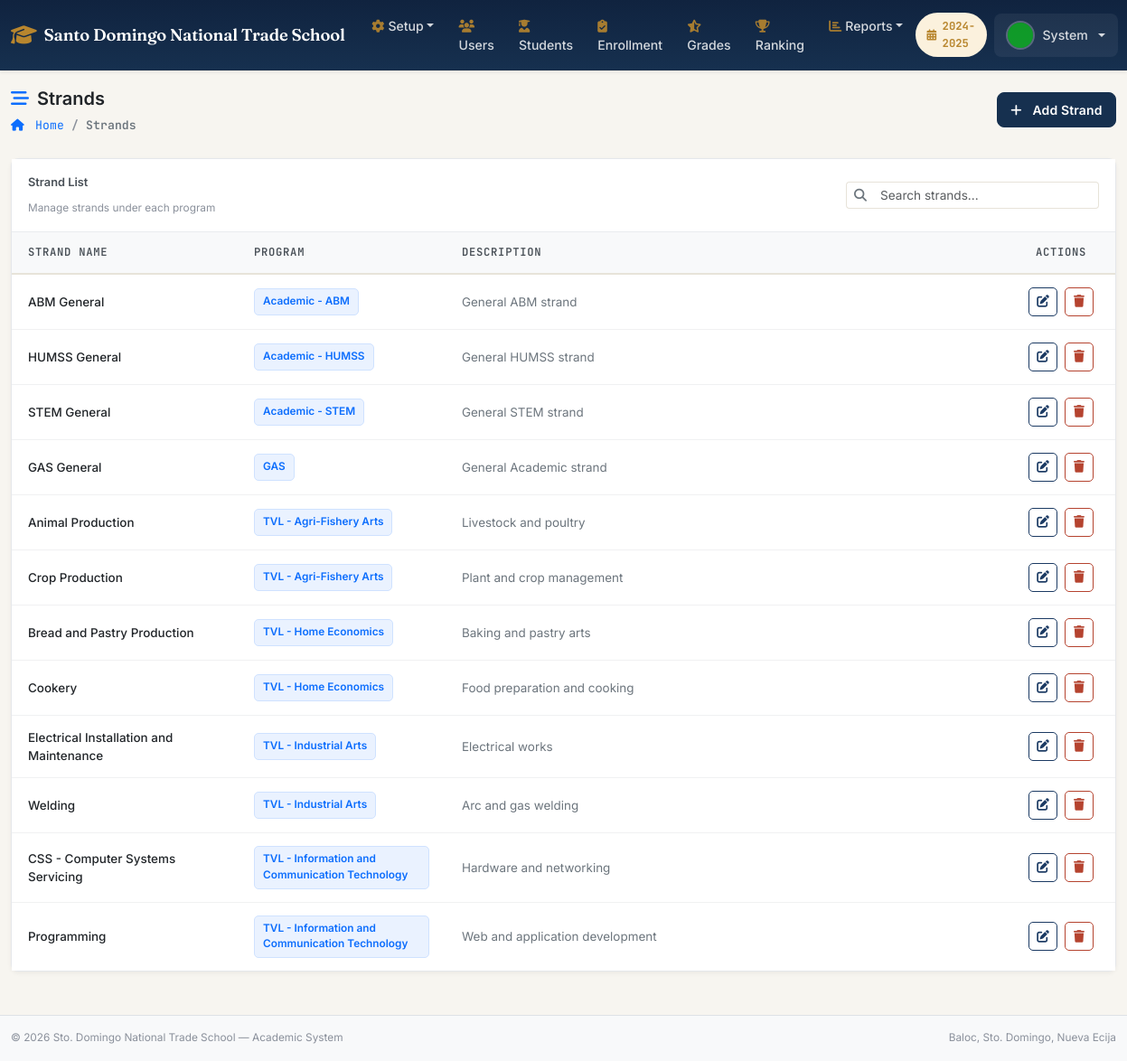
Page /sdnts/admin/strands.php (signed in) on the committed database.
### tables this page shows
CREATE TABLE `system_settings` (
  `settingID` INT AUTO_INCREMENT PRIMARY KEY,
  `settingKey` VARCHAR(100) UNIQUE NOT NULL,
  `settingValue` TEXT,
  `dateUpdated` DATETIME DEFAULT CURRENT_TIMESTAMP ON UPDATE CURRENT_TIMESTAMP
);

CREATE TABLE `academicYear` (
  `ayID` INT AUTO_INCREMENT PRIMARY KEY,
  `academicYear` VARCHAR(20) NOT NULL,
  `academicDesc` TEXT,
  `status` ENUM('active','inactive') DEFAULT 'inactive',
  `dateCreated` DATETIME DEFAULT CURRENT_TIMESTAMP,
  `dateDeleted` DATETIME DEFAULT NULL
);

CREATE TABLE `users` (
  `userID` INT AUTO_INCREMENT PRIMARY KEY,
  `employeeNo` VARCHAR(20) UNIQUE DEFAULT NULL,
  `firstName` VARCHAR(100) NOT NULL,
  `middleName` VARCHAR(100) DEFAULT NULL,
  `lastName` VARCHAR(100) NOT NULL,
  `extName` VARCHAR(10) DEFAULT NULL,
  `pic` VARCHAR(255) DEFAULT 'default.png',
  `roleID` INT NOT NULL,
  `email` VARCHAR(150) NOT NULL UNIQUE,
  `password` VARCHAR(255) NOT NULL,
  `programID` INT DEFAULT NULL,
  `isActive` TINYINT(1) DEFAULT 1,
  `dateCreated` DATETIME DEFAULT CURRENT_TIMESTAMP,
  `dateDeleted` DATETIME DEFAULT NULL,
  `deletedBy` INT DEFAULT NULL COMMENT 'Archive audit trail: userID who archived this record',
  FOREIGN KEY (`roleID`) REFERENCES `roles`(`roleID`)
);

CREATE TABLE `strands` (
  `strandID` INT AUTO_INCREMENT PRIMARY KEY,
  `strandName` VARCHAR(150) NOT NULL,
  `strandDesc` TEXT,
  `progID` INT NOT NULL,
  `dateCreated` DATETIME DEFAULT CURRENT_TIMESTAMP,
  `dateDeleted` DATETIME DEFAULT NULL,
  FOREIGN KEY (`progID`) REFERENCES `programs`(`progID`)
);

CREATE TABLE `programs` (
  `progID` INT AUTO_INCREMENT PRIMARY KEY,
  `progName` VARCHAR(150) NOT NULL,
  `progDesc` TEXT,
  `progCode` VARCHAR(20) NOT NULL,
  `dateCreated` DATETIME DEFAULT CURRENT_TIMESTAMP,
  `dateDeleted` DATETIME DEFAULT NULL
);

### sdnts/includes/config.php (called while the page is built, shortened)
<?php
function getDB(): PDO {
    static $pdo = null;
    if ($pdo === null) {
        try {
            $dsn = "mysql:host=" . DB_HOST . ";dbname=" . DB_NAME . ";charset=" . DB_CHARSET;
            $options = [
                PDO::ATTR_ERRMODE            => PDO::ERRMODE_EXCEPTION,
                PDO::ATTR_DEFAULT_FETCH_MODE => PDO::FETCH_ASSOC,
                PDO::ATTR_EMULATE_PREPARES   => false,
            ];
            $pdo = new PDO($dsn, DB_USER, DB_PASS, $options);
        } catch (PDOException $e) {
            die('<div style="background:#fee;padding:20px;font-family:monospace;">
                <strong>Database Connection Error</strong><br>
                Please ensure XAMPP MySQL is running and database <strong>sdnts_db</strong> exists.<br>
                Run <code>database.sql</code> first.<br>
                Error: ' . htmlspecialchars($e->getMessage()) . '
            </div>');
        }
    }
    return $pdo;
}
function getActiveAY(): array {
    $db = getDB();
    $stmt = $db->prepare("SELECT * FROM academicYear WHERE status='active' LIMIT 1");
    $stmt->execute();
    return $stmt->fetch() ?: ['ayID' => 1, 'academicYear' => '2024-2025'];
}
function getSetting(string $key): string {
    $db = getDB();
    $stmt = $db->prepare("SELECT settingValue FROM system_settings WHERE settingKey=?");
    $stmt->execute([$key]);
    $row = $stmt->fetch();
    return $row ? $row['settingValue'] : '';
}
function clean(string $str): string {
    return htmlspecialchars(trim($str), ENT_QUOTES, 'UTF-8');
}

### sdnts/admin/strands.php (the view, shortened to what this page needs)
<?php
require_once '../includes/config.php';
$db = getDB();
$list = $db->query("
    SELECT
        s.*,
        p.progName
    FROM strands s
    JOIN programs p
        ON s.progID = p.progID
    WHERE s.dateDeleted IS NULL
    ORDER BY p.progName, s.strandName
")->fetchAll();
include '../includes/header.php';
?>
<div class="strand-page-header d-flex justify-content-between align-items-center">
    <div>
        <div class="strand-page-title">
            <i class="fas fa-stream"></i>
            <span>Strands</span>
        </div>
        <nav aria-label="breadcrumb">
            <ol class="breadcrumb strand-breadcrumb">
                <li class="breadcrumb-item">
                    <a href="<?= SITE_URL ?>/dashboard.php">
                        <i class="fas fa-home me-1"></i>
                        Home
                    </a>
                </li>
                <li
                    class="breadcrumb-item active"
                    aria-current="page"
                >
                    Strands
                </li>
            </ol>
        </nav>
    </div>
    <button
        type="button"
        class="btn btn-primary strand-add-btn"
        data-bs-toggle="modal"
        data-bs-target="#modalStrand"
        onclick="resetStrandForm()"
    >
        <i class="fas fa-plus me-2"></i>
        Add Strand
    </button>
</div>
<div class="strand-card">
    <div class="strand-toolbar">
        <div class="d-flex justify-content-between align-items-center">
            <div>
                <div class="strand-toolbar-label">
                    Strand List
                </div>
                <small class="text-muted">
                    Manage strands under each program
                </small>
            </div>
            <div class="strand-search">
                <div class="input-group input-group-sm">
                    <span class="input-group-text">
                        <i class="fas fa-search"></i>
                    </span>
                    <input
                        type="text"
                        id="strandSearch"
                        class="form-control"
                        placeholder="Search strands..."
                        autocomplete="off"
                    >
                </div>
            </div>
        </div>
    </div>
    <?php if (!empty($list)): ?>
        <div class="table-responsive">
            <table
                class="table strand-table table-hover"
                id="strandTable"
            >
                <thead>
                    <tr>
                        <th style="width: 250px;">
                            Strand Name
                        </th>
                        <th style="width: 230px;">
                            Program
                        </th>
                        <th>
                            Description
                        </th>
                        <th
                            style="width: 120px;"
                            class="text-center"
                        >
                            Actions
                        </th>
                    </tr>
                </thead>
                <tbody>
                <?php foreach ($list as $s): ?>
                    <tr>
                        <td>
                            <span class="strand-name">
                                <?= clean($s['strandName']) ?>
                            </span>
                        </td>
                        <td>
                            <span class="strand-program">
                                <?= clean($s['progName']) ?>
                            </span>
                        </td>
                        <td>
                            <?php if (!empty($s['strandDesc'])): ?>
                                <span class="strand-description">
                                    <?= clean($s['strandDesc']) ?>
                                </span>
                            <?php else: ?>
                                <span class="text-muted">
                                    No description provided
                                </span>
                            <?php endif; ?>
                        </td>
                        <td class="text-center">
                            <div class="strand-actions">
                                <button
                                    type="button"
                                    class="btn btn-outline-primary btn-edit-strand"
                                    title="Edit Strand"
                                    data-s="<?= htmlspecialchars(
                                        json_encode($s),
                                        ENT_QUOTES
                                    ) ?>"
                                    data-bs-toggle="modal"
                                    data-bs-target="#modalStrand"
                                >
                                    <i class="fas fa-edit"></i>
                                </button>
                                <form
                                    method="POST"
                                    class="d-inline"
                                >
                                    <button
                                        type="submit"
                                        class="btn btn-outline-danger btn-delete"
                                        title="Delete Strand"
                                    >
                                        <i class="fas fa-trash"></i>
                                    </button>
                                </form>
                            </div>
                        </td>
                    </tr>
                <?php endforeach; ?>
                </tbody>
            </table>
        </div>
    <?php endif; ?>
</div>
<?php include '../includes/footer.php'; ?>

### sdnts/includes/header.php (shortened to what this page needs)
<?php
$activeAY = getActiveAY();
$schoolName = getSetting('school_name') ?: 'SDNTS';
$currentUser = null;
try {
    $db = getDB();
    $stmt = $db->prepare("SELECT u.*, r.roleName FROM users u JOIN roles r ON u.roleID=r.roleID WHERE u.userID=?");
    $stmt->execute([$_SESSION['userID']]);
    $currentUser = $stmt->fetch();
} catch(Exception $e) {}
?>
<!DOCTYPE html>
<html lang="en">
<head>
  <link rel="stylesheet" href="https://cdnjs.cloudflare.com/ajax/libs/bootstrap/5.3.2/css/bootstrap.min.css">
  <link rel="stylesheet" href="https://cdnjs.cloudflare.com/ajax/libs/font-awesome/6.5.0/css/all.min.css">
  <link rel="stylesheet" href="https://cdnjs.cloudflare.com/ajax/libs/datatables/1.10.21/css/dataTables.bootstrap5.min.css">
  <link rel="stylesheet" href="<?= SITE_URL ?>/assets/css/style.css">
</head>
<body>
<nav class="navbar navbar-expand-lg navbar-dark site-navbar shadow-sm">
  <div class="container-fluid">
    <a class="navbar-brand d-flex align-items-center gap-2" href="<?= SITE_URL ?>/dashboard.php">
      <i class="fas fa-graduation-cap fa-lg"></i>
      <span class="d-none d-md-inline"><?= clean($schoolName) ?></span>
    </a>
    <div class="collapse navbar-collapse" id="navMain">
      <ul class="navbar-nav me-auto">
        <?php if (in_array($_SESSION['roleID'], [ROLE_ADMIN, ROLE_PRINCIPAL])): ?>
        <li class="nav-item dropdown">
          <a class="nav-link dropdown-toggle" href="#" data-bs-toggle="dropdown"><i class="fas fa-cog me-1"></i>Setup</a>
        </li>
        <?php endif; ?>
        <?php if ($_SESSION['roleID'] === ROLE_ADMIN): ?>
        <li class="nav-item">
          <a class="nav-link" href="<?= SITE_URL ?>/admin/users.php"><i class="fas fa-users me-1"></i>Users</a>
        </li>
        <?php endif; ?>
        <?php if (in_array($_SESSION['roleID'], [ROLE_ADMIN, ROLE_PRINCIPAL, ROLE_TEACHER])): ?>
        <li class="nav-item">
          <a class="nav-link" href="<?= SITE_URL ?>/admin/students.php"><i class="fas fa-user-graduate me-1"></i>Students</a>
        </li>
        <li class="nav-item">
          <a class="nav-link" href="<?= SITE_URL ?>/admin/enrollment.php"><i class="fas fa-clipboard-check me-1"></i>Enrollment</a>
        </li>
        <li class="nav-item">
          <a class="nav-link" href="<?= SITE_URL ?>/admin/grades.php"><i class="fas fa-star-half-alt me-1"></i>Grades</a>
        </li>
        <li class="nav-item">
          <a class="nav-link" href="<?= SITE_URL ?>/admin/ranking.php"><i class="fas fa-trophy me-1"></i>Ranking</a>
        </li>
        <?php endif; ?>
        <li class="nav-item dropdown">
          <a class="nav-link dropdown-toggle" href="#" data-bs-toggle="dropdown"><i class="fas fa-chart-bar me-1"></i>Reports</a>
        </li>
      </ul>
      <ul class="navbar-nav ms-auto align-items-center">
        <li class="nav-item me-2">
          <span class="ay-chip"><i class="fas fa-calendar-alt"></i><?= clean($activeAY['academicYear']) ?></span>
        </li>
        <li class="nav-item dropdown">
          <a class="nav-link dropdown-toggle d-flex align-items-center gap-2 user-menu-toggle" href="#" data-bs-toggle="dropdown">
            <img src="<?= SITE_URL ?>/assets/img/uploads/<?= clean($currentUser['pic'] ?? 'default.png') ?>"
                 class="rounded-circle user-avatar-img" width="32" height="32" style="object-fit:cover;" onerror="this.src='<?= SITE_URL ?>/assets/img/default.png'">
            <span class="d-none d-lg-inline"><?= clean($currentUser['firstName'] ?? '') ?></span>
          </a>
        </li>
      </ul>
    </div>
  </div>
</nav>
<div class="container-fluid mt-3">

### rows in the picture
system_settings: settingValue "Santo Domingo National Trade School"
academicyear: academicYear "2024-2025"
users: pic (placeholder picture), firstName "System"
strands: strandName "ABM General", progID.progName "Academic - ABM", strandDesc "General ABM strand"
strands: strandName "HUMSS General", progID.progName "Academic - HUMSS", strandDesc "General HUMSS strand"
strands: strandName "STEM General", progID.progName "Academic - STEM", strandDesc "General STEM strand"
strands: strandName "GAS General", progID.progName "GAS", strandDesc "General Academic strand"
strands: strandName "Animal Production", progID.progName "TVL - Agri-Fishery Arts", strandDesc "Livestock and poultry"
strands: strandName "Crop Production", progID.progName "TVL - Agri-Fishery Arts", strandDesc "Plant and crop management"
strands: strandName "Bread and Pastry Production", progID.progName "TVL - Home Economics", strandDesc "Baking and pastry arts"
strands: strandName "Cookery", progID.progName "TVL - Home Economics", strandDesc "Food preparation and cooking"
strands: strandName "Electrical Installation and Maintenance", progID.progName "TVL - Industrial Arts", strandDesc "Electrical works"
strands: strandName "Welding", progID.progName "TVL - Industrial Arts", strandDesc "Arc and gas welding"
strands: strandName "CSS - Computer Systems Servicing", progID.progName "TVL - Information and Communication Technology", strandDesc "Hardware and networking"
strands: strandName "Programming", progID.progName "TVL - Information and Communication Technology", strandDesc "Web and application development"
